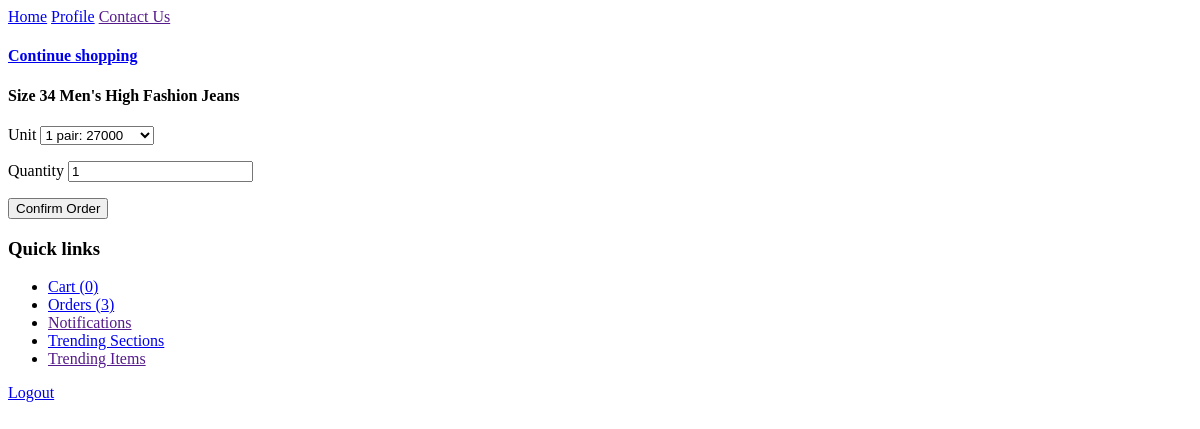
Before: /profile/confirm_order/size 34 men's high fashion jeans/ (signed in) with the older database file.
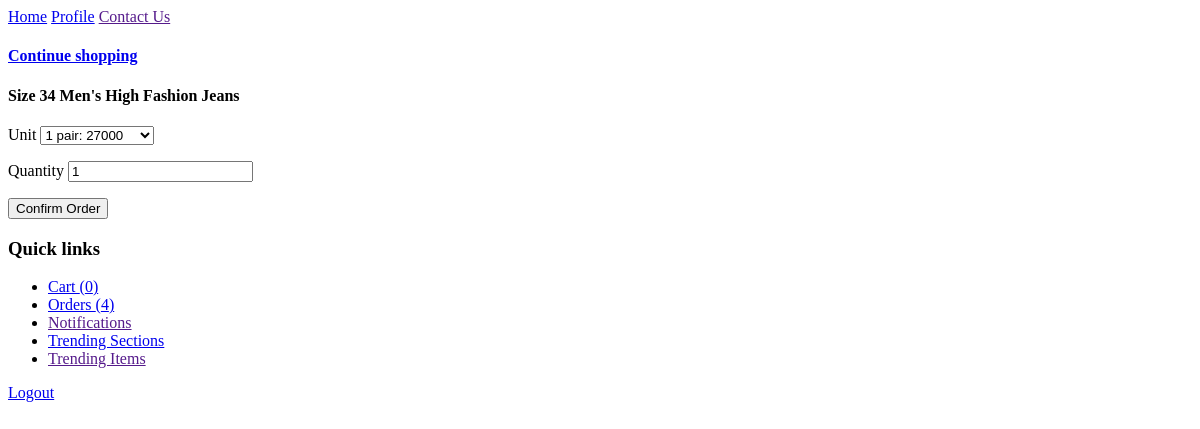
After: the same page with the newer database file.
### login/models/usermodel.py (models this page shows, shortened)
class User(AbstractBaseUser):
    first_name = models.CharField(
        max_length = 40,
        default="first name",
    )
    last_name = models.CharField(
        max_length=40,
        default="last name",
    )
    email = models.EmailField(
        max_length=40,
        unique=True,
        verbose_name = "email address",
        default="useremail@mail.com",
    )
    date_of_birth = models.DateField(default=date.today)
    about_user = models.TextField(
        max_length=300,
        blank=True,
    )
    country_of_residence = models.CharField(
        max_length=100,
        blank=True,
        )
    state_of_residence = models.CharField(
        max_length=100,
        blank=True,
        )
    city_of_residence = models.CharField(
        max_length=100,
        blank=True,
        )
    street_address = models.TextField(
        max_length=300,
        blank=True,
        )
    is_active = models.BooleanField(default=True)
    is_admin = models.BooleanField(default=False)
    users = UserManager()
    profile_photo = models.ImageField(
        upload_to="profile_photos/",
        blank=True,
    )
    USERNAME_FIELD = "email"
    EMAIL_FIELD = "email"
    REQUIRED_FIELDS = [
        "date_of_birth",
        "first_name",
        "last_name",
        ]

### user_profile/models/cartmodel.py (models this page shows, shortened)
class Cart(models.Model):
    user = models.OneToOneField(
        User,
        on_delete=models.CASCADE,
    )
    items = models.ManyToManyField(
        Item,
    )
    carts = models.Manager()

### user_profile/views/profile_orderviews.py (the view, shortened to what this page needs)
# urls.py: path("confirm_order/<item_description>/", views.ConfirmOrderView.as_view(), name="confirm_order"),
class ConfirmOrderView(View):
    def get(self, request, item_description):
        item = Item.items.get(description=item_description)
        return render(request, 'user_profile/profile_confirm_orderview.html', {
            "item": item,
        })

### user_profile/models/ordermodel.py (called while the page is built)
    def pending(self):
        return self.filter(is_pending=True)

    def get_queryset(self):
        return OrderQuerySet(self.model, using=self._db)

    def pending(self):
        return self.get_queryset().pending()

### user_profile/templates/user_profile/profile_confirm_orderview.html (shortened to what this page needs)
{% extends 'base_profile_template.html' %}
{% block SECTION_CONTENT %}
<h4>{{item.description|title}}</h4>
<form action="{% url 'profile:confirm_order' item.description %}" method="post">
    <p>
        <label for="purchase_details">Unit</label>
        <select name="purchase_details" id="purchase_details">
            <option value="{{item.retail_unit}},{{item.retail_unit_price}}">
                {{item.retail_unit}}: {{item.retail_unit_price}}
            </option>
        </select>
    </p>
    <p>
        <label for="quantity">Quantity</label>
        <input type="number" name="quantity" id="quantity" value=1 />
    </p>
    <p class="button">
        <button type="submit">Confirm Order</button>
    </p>
</form>
{% endblock SECTION_CONTENT %}

### eShop/templates/baseview.html (shortened to what this page needs)
<!DOCTYPE html>
<html lang="en">
<head>
</head>
<body>
    <div class="topnav">
        {% block NAV_BAR %}
        <a class="active" href="{% url 'home' %}">Home</a>
        {% if user.pk != None %}
        <a href="{% url 'profile:index' %}">Profile</a>
        {% else %}
        <a href="{% url 'login:login' %}">Login</a>
        {% endif %}
        <a href="">Contact Us</a>
        {% endblock NAV_BAR %}
    </div>
    <div id="base_section_content">
        {% block BASE_SECTION_CONTENT %}{% endblock BASE_SECTION_CONTENT %}
    </div>
    <div id="sidebar">
        {% block SIDEBAR %}
        <h3>
            <b>Quick links</b>
        </h3>
            <ul>
                {% if user.pk != None %}
                <li>
                    <a href="{% url 'profile:cart' %}">Cart
                        {% if user.cart.items %}
                        ({{user.cart.items.count}})
                        {% else %}
                        (0)
                        {% endif %}
                    </a>
                </li>
                <li>
                    <a href="{% url 'profile:orders' %}">Orders
                        {% if user.order_set.pending %}
                        ({{user.order_set.pending.count}})
                        {% else %}
                        (0)
                        {% endif %}
                    </a>
                </li>
                <li>
                    <a href="">Notifications</a>
                </li>
                {% endif %}
                <li>
                    <a href="{% url 'store:trending' %}">Trending Sections</a>
                </li>
                <li>
                    <a href="">Trending Items</a>
                </li>
            </ul>
        {% endblock SIDEBAR %}
    </div>
    <div id="logout_area">
        {% block LOGOUT_AREA %}
        {% if user.pk != None %}
        <a href="{% url 'login:logout' %}">Logout</a>
        {% endif %}
        {% endblock LOGOUT_AREA %}
    </div>
</body>
</html>

Changed rows visible on the page:
changed User: order_set.pending.count "3" → "4"
